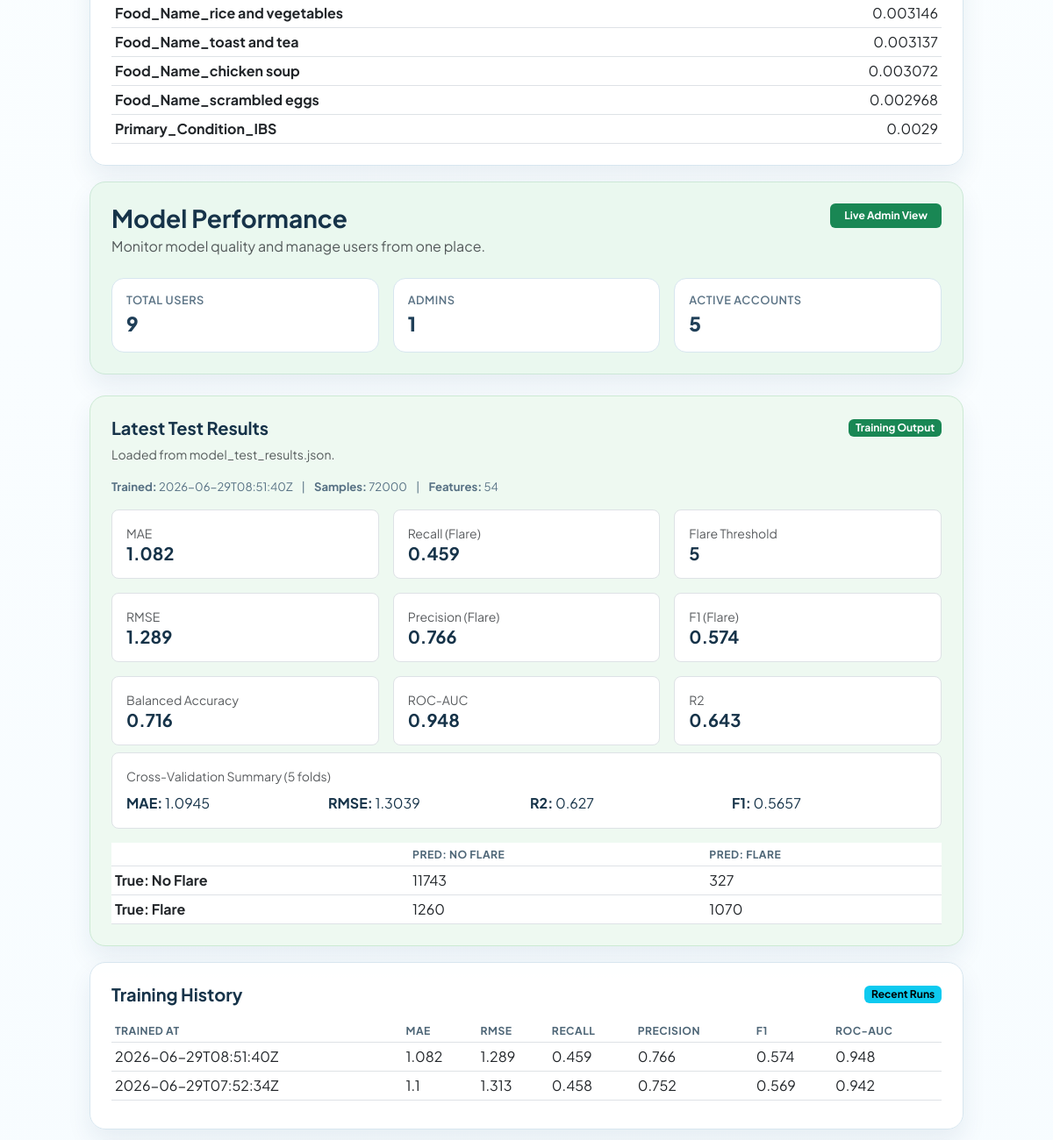
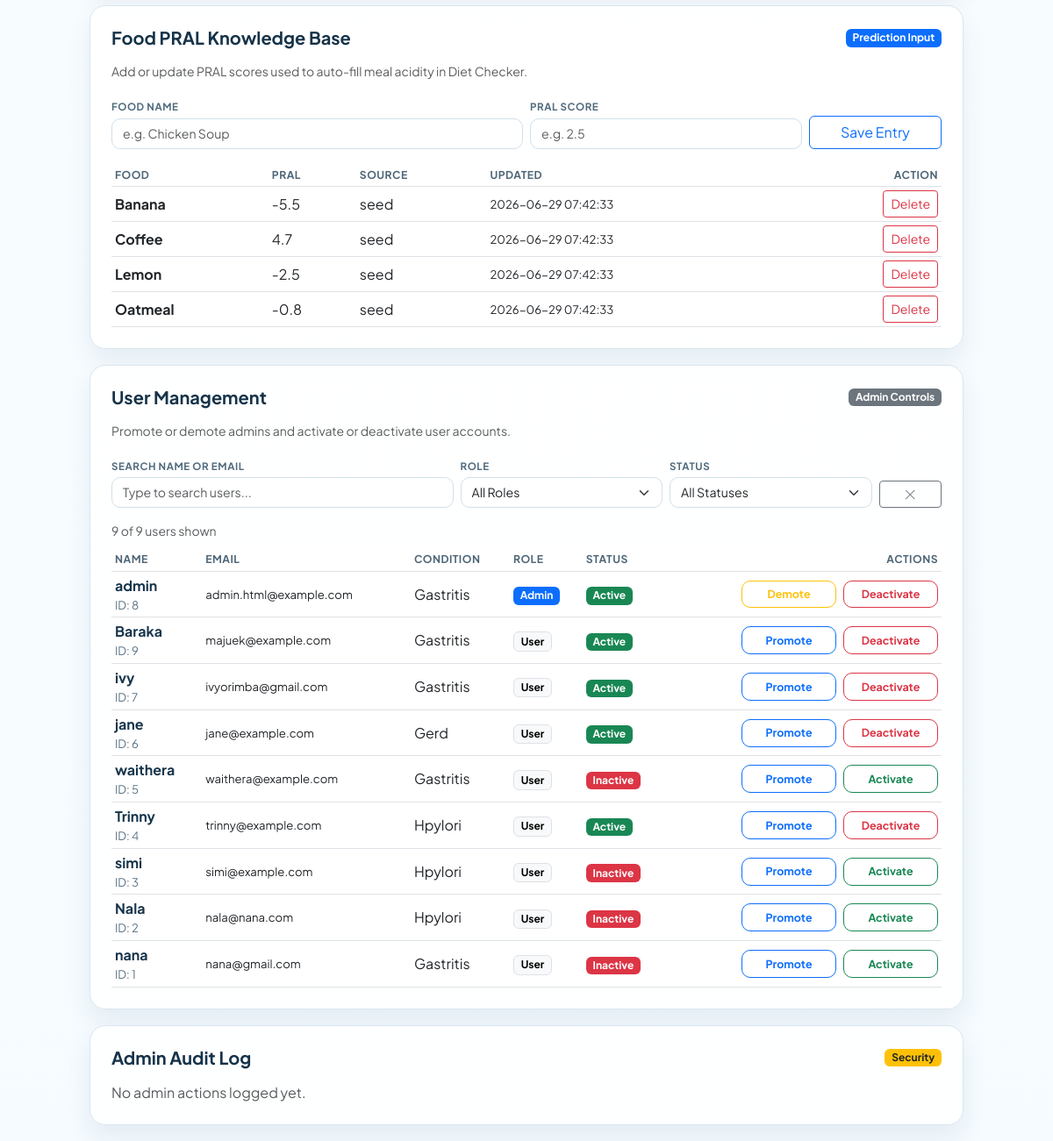
Before: /admin (signed in, lower part) with the older database file (2 pictures, top to bottom).
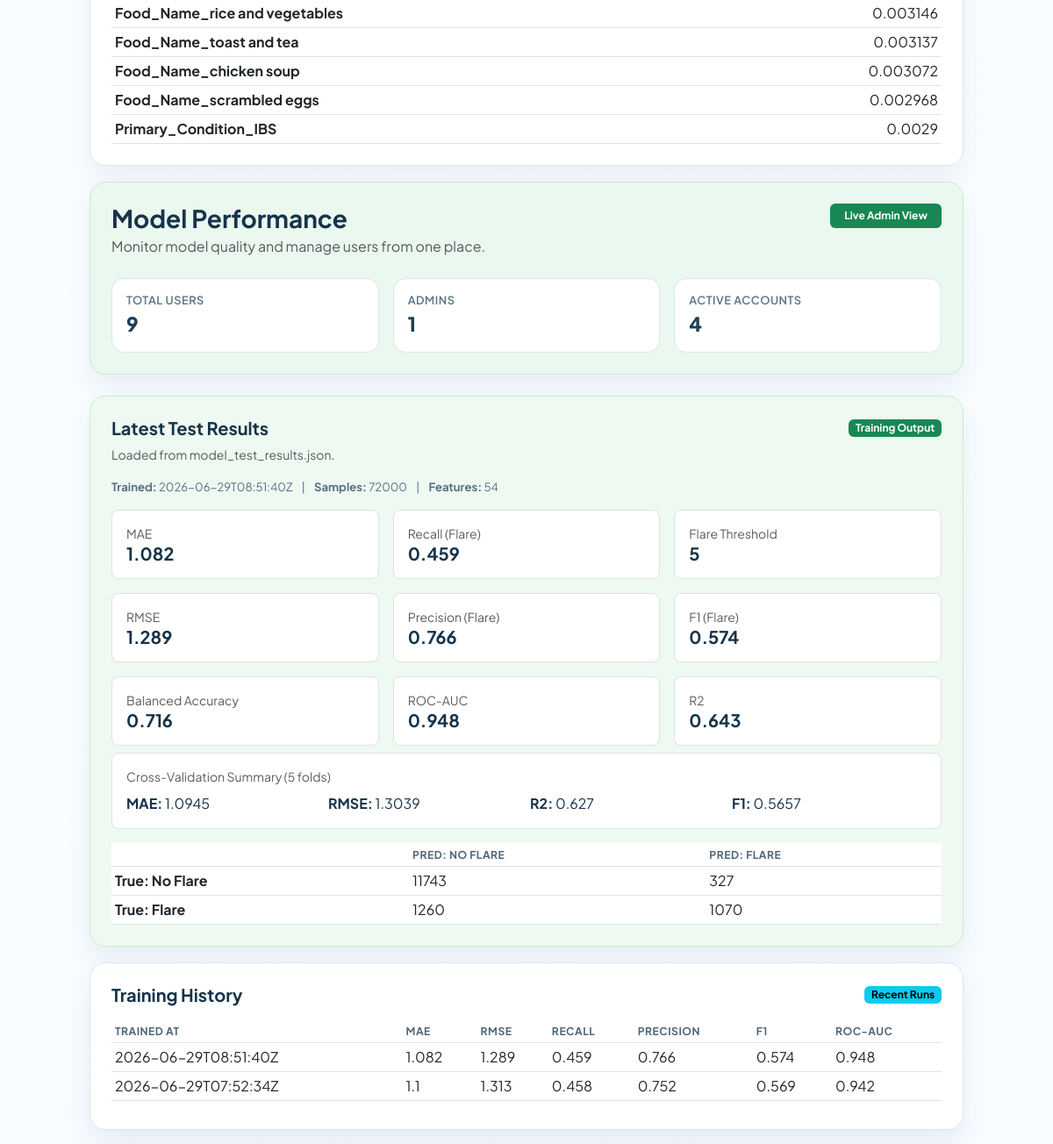
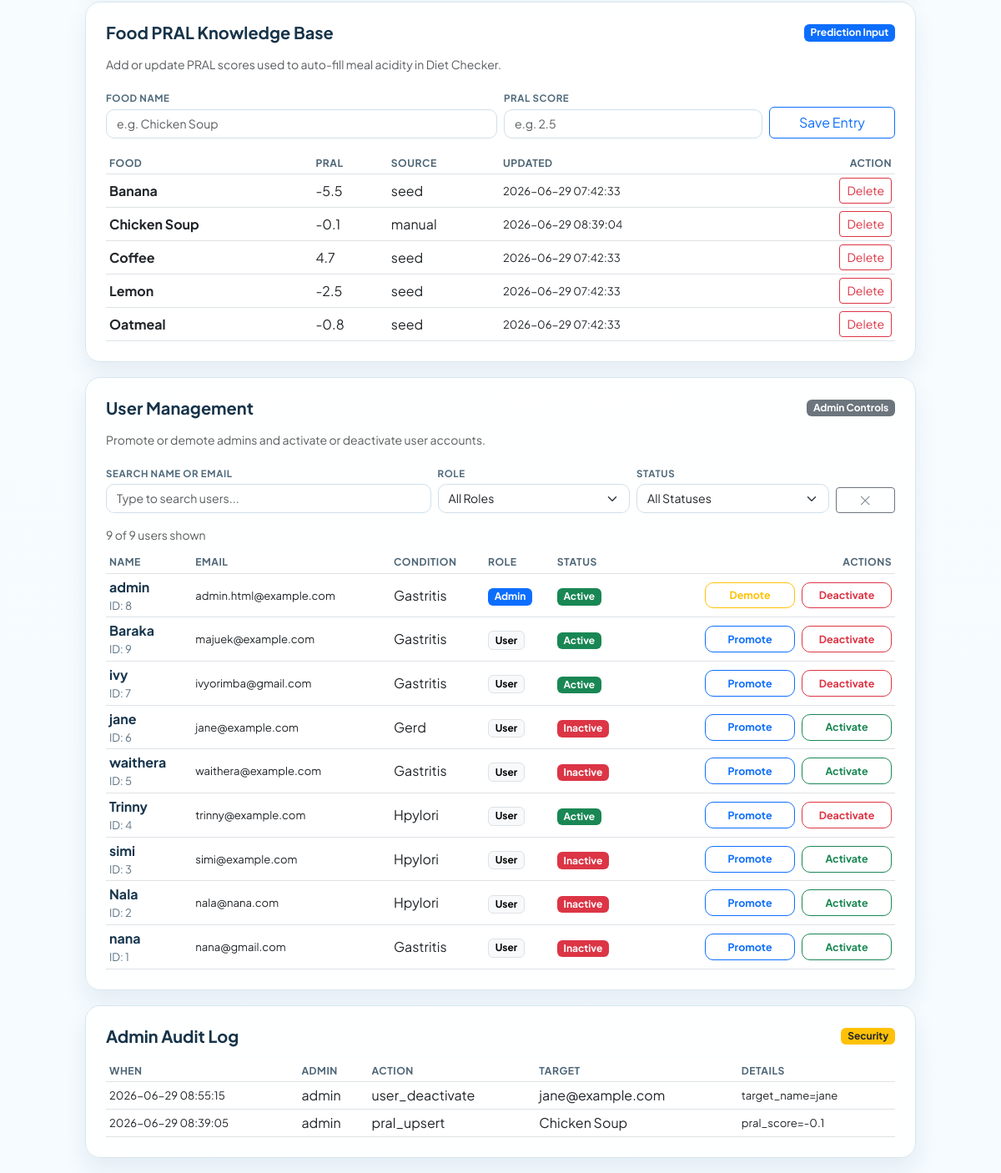
After: the same page with the newer database file (2 pictures, top to bottom).
### tables this page shows
CREATE TABLE food_pral (id INTEGER PRIMARY KEY AUTOINCREMENT, food_name TEXT UNIQUE, pral_score REAL, source TEXT DEFAULT 'manual', updated_at DATETIME DEFAULT CURRENT_TIMESTAMP);

CREATE TABLE users (
            id INTEGER PRIMARY KEY AUTOINCREMENT,
            name TEXT NOT NULL,
            email TEXT UNIQUE NOT NULL,
            password TEXT NOT NULL,
            condition TEXT NOT NULL
        , is_admin INTEGER DEFAULT 0, is_active INTEGER DEFAULT 1, age REAL DEFAULT 30, bmi REAL DEFAULT 24.5, h_pylori_result TEXT DEFAULT 'Negative');

CREATE TABLE admin_audit_logs (id INTEGER PRIMARY KEY AUTOINCREMENT, admin_user_id INTEGER, action_type TEXT, target TEXT, details TEXT, created_at DATETIME DEFAULT CURRENT_TIMESTAMP);

### app.py (the view)
@app.route("/admin")
def admin_dashboard():
    guard = require_admin()
    if guard:
        return guard
    training_history = load_training_history()
    recent_training_history = list(reversed(training_history[-10:]))
    feature_importance = load_feature_importance()
    with get_db() as conn:
        admin_users = conn.execute(
            "SELECT id, name, email, condition, is_admin, is_active FROM users ORDER BY is_admin DESC, id DESC"
        ).fetchall()
        pral_entries = conn.execute(
            "SELECT id, food_name, pral_score, source, updated_at FROM food_pral ORDER BY LOWER(food_name) ASC"
        ).fetchall()
        audit_logs = conn.execute(
            "SELECT a.created_at, a.action_type, a.target, a.details, u.name AS admin_name "
            "FROM admin_audit_logs a LEFT JOIN users u ON u.id = a.admin_user_id "
            "ORDER BY a.id DESC LIMIT 25"
        ).fetchall()
    return render_template(
        "admin.html",
        model_test_results=model_test_results,
        admin_users=admin_users,
        training_history=recent_training_history,
        pral_entries=pral_entries,
        feature_importance=feature_importance,
        audit_logs=audit_logs
    )

### app.py (called while the page is built)
def load_training_history():
    try:
        with open('model_training_history.json', 'r', encoding='utf-8') as f:
            data = json.load(f)
            if isinstance(data, list):
                return data
    except Exception:
        pass
    return []

def load_feature_importance():
    try:
        with open('model_feature_importance.json', 'r', encoding='utf-8') as f:
            data = json.load(f)
            if isinstance(data, dict):
                return data
    except Exception:
        pass
    return {"trained_at": None, "top_features": []}

@contextmanager
def get_db():
    conn = sqlite3.connect(DB_PATH)
    conn.row_factory = sqlite3.Row
    try:
        yield conn
        conn.commit()
    except Exception as e:
        conn.rollback()
        logging.error(f"Database Error: {e}")
        raise
    finally:
        conn.close()

def is_logged_in():
    return "user_id" in session

def is_admin_user():
    return bool(session.get("is_admin", False))

### templates/admin.html (shortened to what the changed rows need)
<!DOCTYPE html>
<html lang="en">
<head>
    <link href="https://cdn.jsdelivr.net/npm/bootstrap@5.3.0/dist/css/bootstrap.min.css" rel="stylesheet">
    <link rel="stylesheet" href="https://cdn.jsdelivr.net/npm/bootstrap-icons@1.10.5/font/bootstrap-icons.css">
</head>
<body>
<div class="container" style="max-width: 1020px;">
    {% with messages = get_flashed_messages() %}
    <div class="panel p-4">
        {% if feature_importance.top_features %}
        <div class="table-responsive">
            <table class="table table-sm align-middle mb-0">
                <tbody>
                    {% for item in feature_importance.top_features %}
                    <tr>
                        <td class="user-name">{{ item.feature }}</td>
                        <td class="text-end">{{ item.importance }}</td>
                    </tr>
                    {% endfor %}
                </tbody>
            </table>
        </div>
        {% else %}
        <p class="text-muted mb-0">No feature importance file yet. Run train_model.py to generate model_feature_importance.json.</p>
        {% endif %}
    </div>
    {% endwith %}
    {% set active_count = admin_users|selectattr('is_active')|list|length %}
    <div class="panel p-4 mb-4 soft-success">
        <div class="d-flex justify-content-between align-items-start flex-wrap gap-3">
            <div>
                <h1 class="h3 fw-bold mb-1">Model Performance</h1>
            </div>
        </div>
        <div class="row g-3 mt-2">
            <div class="col-md-4">
                <div class="metric-tile">
                    <div class="metric-label">Active Accounts</div>
                    <div class="metric-value">{{ active_count }}</div>
                </div>
            </div>
        </div>
    </div>
    {% if model_test_results %}
    <div class="panel p-4" style="background-color: #eef9f1; border-color: #ccead3;">
        <div class="table-responsive">
            <table class="table table-sm align-middle mb-0">
                <thead>
                    <tr>
                        <th></th>
                        <th>Pred: No Flare</th>
                        <th>Pred: Flare</th>
                    </tr>
                </thead>
                <tbody>
                    <tr>
                        <th>True: No Flare</th>
                    </tr>
                    <tr>
                        <th>True: Flare</th>
                    </tr>
                </tbody>
            </table>
        </div>
    </div>
    {% else %}
    <div class="panel p-4">
        <h5 class="fw-bold mb-2">No model metrics available</h5>
        <p class="text-muted mb-0">Run your training script to generate model_test_results.json, then refresh this page.</p>
    </div>
    {% endif %}
    <div class="panel p-4">
        {% if training_history %}
        <div class="table-responsive mb-2">
            <table class="table table-sm align-middle mb-0">
                <thead>
                    <tr>
                        <th>Trained At</th>
                        <th>MAE</th>
                        <th>RMSE</th>
                        <th>Recall</th>
                        <th>Precision</th>
                        <th>F1</th>
                        <th>ROC-AUC</th>
                    </tr>
                </thead>
                <tbody>
                    {% for run in training_history %}
                    <tr>
                        <td>{{ run.trained_at or 'N/A' }}</td>
                        <td>{{ run.mae if run.mae is not none else 'N/A' }}</td>
                        <td>{{ run.rmse if run.rmse is not none else 'N/A' }}</td>
                        <td>{{ run.recall if run.recall is not none else 'N/A' }}</td>
                        <td>{{ run.precision if run.precision is not none else 'N/A' }}</td>
                        <td>{{ run.f1 if run.f1 is not none else 'N/A' }}</td>
                        <td>{{ run.roc_auc if run.roc_auc is not none else 'N/A' }}</td>
                    </tr>
                    {% endfor %}
                </tbody>
            </table>
        </div>
        {% else %}
        <p class="text-muted mb-0">No training history yet. Run train_model.py to generate history data.</p>
        {% endif %}
    </div>
    <div class="panel p-4">
        <div class="table-responsive">
            <table class="table table-sm align-middle mb-0">
                <thead>
                    <tr>
                        <th>Food</th>
                        <th>PRAL</th>
                        <th>Source</th>
                        <th>Updated</th>
                        <th class="text-end">Action</th>
                    </tr>
                </thead>
                <tbody>
                    {% for entry in pral_entries %}
                    <tr>
                        <td class="user-name">{{ entry.food_name }}</td>
                        <td>{{ entry.pral_score }}</td>
                        <td>{{ entry.source }}</td>
                        <td class="user-email">{{ entry.updated_at }}</td>
                        <td class="text-end">
                            <form action="{{ url_for('admin_delete_pral', entry_id=entry.id) }}" method="POST" class="d-inline" onsubmit="return confirm('Delete this PRAL entry?');">
                                <button type="submit" class="btn btn-outline-danger btn-sm">Delete</button>
                            </form>
                        </td>
                    </tr>
                    {% endfor %}
                </tbody>
            </table>
        </div>
    </div>
    <div class="panel p-4">
        <div class="table-responsive">
            <table class="table table-sm align-middle mb-0" id="usersTable">
                <thead>
                    <tr>
                        <th>Name</th>
                        <th>Email</th>
                        <th>Condition</th>
                        <th>Role</th>
                        <th>Status</th>
                        <th class="text-end">Actions</th>
                    </tr>
                </thead>
                <tbody>
                    {% for user in admin_users %}
                    <tr class="user-row" data-role="{{ 'admin' if user.is_admin else 'user' }}" data-status="{{ 'active' if user.is_active else 'inactive' }}" data-search="{{ (user.name ~ ' ' ~ user.email)|lower }}">
                        <td>
                            <div class="user-name">{{ user.name }}</div>
                            <div class="user-email">ID: {{ user.id }}</div>
                        </td>
                        <td class="user-email">{{ user.email }}</td>
                        <td>{{ user.condition|capitalize }}</td>
                        <td>
                            {% if user.is_admin %}
                            <span class="badge text-bg-primary">Admin</span>
                            {% else %}
                            <span class="badge text-bg-light border">User</span>
                            {% endif %}
                        </td>
                        <td>
                            {% if user.is_active %}
                            <span class="badge text-bg-success">Active</span>
                            {% else %}
                            <span class="badge text-bg-danger">Inactive</span>
                            {% endif %}
                        </td>
                        <td class="text-end">
                            <div class="actions-wrap">
                                <form action="{{ url_for('admin_toggle_user_role', user_id=user.id) }}" method="POST" class="d-inline" onsubmit="return confirm('Are you sure you want to update this user role?');">
                                    {% if user.is_admin %}
                                    <button type="submit" class="btn btn-outline-warning btn-sm btn-admin">Demote</button>
                                    {% else %}
                                    <button type="submit" class="btn btn-outline-primary btn-sm btn-admin">Promote</button>
                                    {% endif %}
                                </form>
                                <form action="{{ url_for('admin_toggle_user_active', user_id=user.id) }}" method="POST" class="d-inline" onsubmit="return confirm('Are you sure you want to change this account status?');">
                                    {% if user.is_active %}
                                    <button type="submit" class="btn btn-outline-danger btn-sm btn-admin">Deactivate</button>
                                    {% else %}
                                    <button type="submit" class="btn btn-outline-success btn-sm btn-admin">Activate</button>
                                    {% endif %}
                                </form>
                            </div>
                        </td>
                    </tr>
                    {% endfor %}
                </tbody>
            </table>
        </div>
    </div>
    <div class="panel p-4">
        <div class="d-flex justify-content-between align-items-center mb-3">
            <h5 class="fw-bold mb-0">Admin Audit Log</h5>
            <span class="badge text-bg-warning text-dark">Security</span>
        </div>
        {% if audit_logs %}
        <div class="table-responsive">
            <table class="table table-sm align-middle mb-0">
                <thead>
                    <tr>
                        <th>When</th>
                        <th>Admin</th>
                        <th>Action</th>
                        <th>Target</th>
                        <th>Details</th>
                    </tr>
                </thead>
                <tbody>
                    {% for log in audit_logs %}
                    <tr>
                        <td class="user-email">{{ log.created_at }}</td>
                        <td>{{ log.admin_name or 'Unknown' }}</td>
                        <td>{{ log.action_type }}</td>
                        <td>{{ log.target }}</td>
                        <td class="user-email">{{ log.details }}</td>
                    </tr>
                    {% endfor %}
                </tbody>
            </table>
        </div>
        {% else %}
        <p class="text-muted mb-0">No admin actions logged yet.</p>
        {% endif %}
    </div>
</div>
</body>
</html>

Changed rows visible on the page:
added food_pral: food_name "Chicken Soup", pral_score "-0.1", source "manual", updated_at "2026-06-29 08:39:04"
changed users "jane": is_active "Active Deactivate" → "Inactive Activate"
added admin_audit_logs: created_at "2026-06-29 08:55:15", name "admin", action_type "user_deactivate", target "jane@example.com", details "target_name=jane"
added admin_audit_logs: created_at "2026-06-29 08:39:05", name "admin", action_type "pral_upsert", target "Chicken Soup", details "pral_score=-0.1"
Other visible differences:
{{ active_count }}: "5" → "4"
text no longer shown: "No admin actions logged yet."
text now shown: "WHEN ADMIN ACTION TARGET DETAILS"
